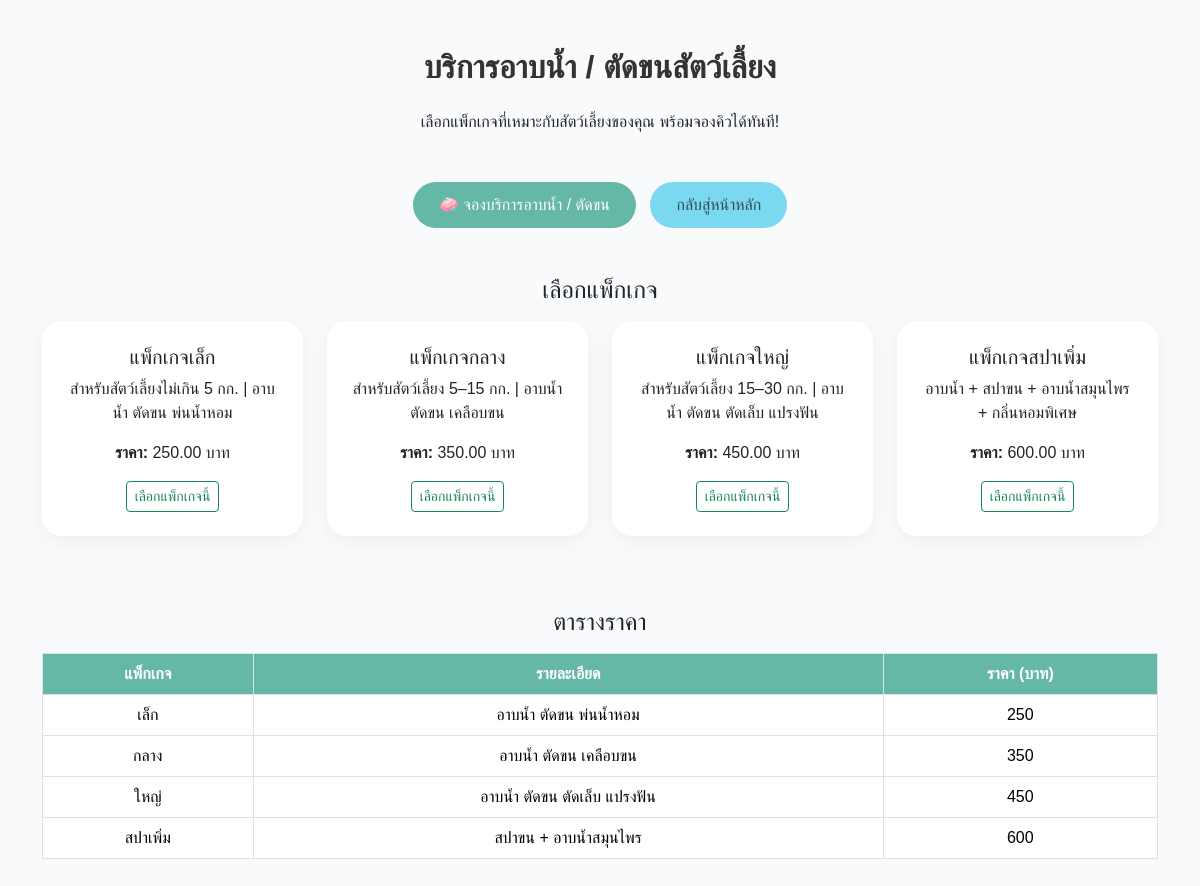
The page /all_pawpoint/grooming_service.php (signed in) on the database its author committed.
### tables this page shows
CREATE TABLE `grooming_packages` (
  `id` int(11) NOT NULL,
  `name_th` varchar(100) NOT NULL,
  `description_th` text DEFAULT NULL,
  `weight_min` decimal(5,2) DEFAULT 0.00,
  `weight_max` decimal(5,2) DEFAULT 0.00,
  `price` decimal(10,2) NOT NULL,
  `is_active` tinyint(1) DEFAULT 1,
  `created_at` timestamp NOT NULL DEFAULT current_timestamp()
);

### all_pawpoint/grooming_service.php (the view, shortened to what this page needs)
<!DOCTYPE html>
<html lang="th">
<head>
    <link href="https://cdn.jsdelivr.net/npm/bootstrap@5.3.3/dist/css/bootstrap.min.css" rel="stylesheet">
</head>
<body>
    <section class="section-padding text-center py-5">
        <div class="container">
            <h2 class="mb-4">บริการอาบน้ำ / ตัดขนสัตว์เลี้ยง</h2>
            <p class="mb-5">เลือกแพ็กเกจที่เหมาะกับสัตว์เลี้ยงของคุณ พร้อมจองคิวได้ทันที!</p>
            <div class="mb-5">
                <a href="booking.php?service=grooming" class="btn btn-main">🧼 จองบริการอาบน้ำ / ตัดขน</a>
                <a href="index.php" class="btn btn-secondary-main">กลับสู่หน้าหลัก</a>
            </div>
            <h4 class="mb-3">เลือกแพ็กเกจ</h4>
            <?php
            require_once '../myadmin/config/db.php';
            $packages = $conn->query("SELECT * FROM grooming_packages WHERE is_active = 1 ORDER BY price ASC")->fetchAll();
            ?>
            <div class="row justify-content-center mb-5">
                <?php foreach ($packages as $pkg): ?>
                    <div class="col-md-3 mb-4">
                        <div class="package-card p-4">
                            <h5><?= htmlspecialchars($pkg['name_th']) ?></h5>
                            <p><?= htmlspecialchars($pkg['description_th']) ?></p>
                            <p><strong>ราคา:</strong> <?= number_format($pkg['price'], 2) ?> บาท</p>
                            <a href="booking.php?service=grooming&package_id=<?= $pkg['id'] ?>"
                                class="btn btn-outline-success btn-sm">
                                เลือกแพ็กเกจนี้
                            </a>
                        </div>
                    </div>
                <?php endforeach; ?>
            </div>
            <h4 class="mb-3">ตารางราคา</h4>
            <div class="table-responsive mb-5">
                <table class="table table-bordered price-table">
                    <thead>
                        <tr>
                            <th>แพ็กเกจ</th>
                            <th>รายละเอียด</th>
                            <th>ราคา (บาท)</th>
                        </tr>
                    </thead>
                    <tbody>
                        <tr>
                            <td>เล็ก</td>
                            <td>อาบน้ำ ตัดขน พ่นน้ำหอม</td>
                            <td>250</td>
                        </tr>
                        <tr>
                            <td>กลาง</td>
                            <td>อาบน้ำ ตัดขน เคลือบขน</td>
                            <td>350</td>
                        </tr>
                        <tr>
                            <td>ใหญ่</td>
                            <td>อาบน้ำ ตัดขน ตัดเล็บ แปรงฟัน</td>
                            <td>450</td>
                        </tr>
                        <tr>
                            <td>สปาเพิ่ม</td>
                            <td>สปาขน + อาบน้ำสมุนไพร</td>
                            <td>600</td>
                        </tr>
                    </tbody>
                </table>
            </div>
        </div>
    </section>
</body>
</html>

### all_pawpoint/grooming_service.php (style rules this page uses)
body { background-color: #f9fafb; font-family: "Prompt", sans-serif; }
h2 { color: #333; font-weight: 600; }
.package-card { background: #fff; border-radius: 20px; box-shadow: 0 5px 20px rgba(0, 0, 0, 0.05); transition: 0.3s; }
.price-table th { background-color: #66b8a6; color: #fff; }
.btn-main { background-color: #66b8a6; color: #fff; border-radius: 25px; padding: 10px 25px; transition: 0.3s; }
.btn-secondary-main { background-color: #7bd8f1ff; color: #2f4f4f; border-radius: 25px; padding: 10px 25px; font-weight: 500; margin-left: 10px; transition: 0.3s; }

### rows shown on the page
grooming_packages: name_th "แพ็กเกจเล็ก", description_th "สำหรับสัตว์เลี้ยงไม่เกิน 5 กก. | อาบน้ำ ตัดขน พ่นน้ำหอม", price "250.00"
grooming_packages: name_th "แพ็กเกจกลาง", description_th "สำหรับสัตว์เลี้ยง 5–15 กก. | อาบน้ำ ตัดขน เคลือบขน", price "350.00"
grooming_packages: name_th "แพ็กเกจใหญ่", description_th "สำหรับสัตว์เลี้ยง 15–30 กก. | อาบน้ำ ตัดขน ตัดเล็บ แปรงฟัน", price "450.00"
grooming_packages: name_th "แพ็กเกจสปาเพิ่ม", description_th "อาบน้ำ + สปาขน + อาบน้ำสมุนไพร + กลิ่นหอมพิเศษ", price "600.00"
